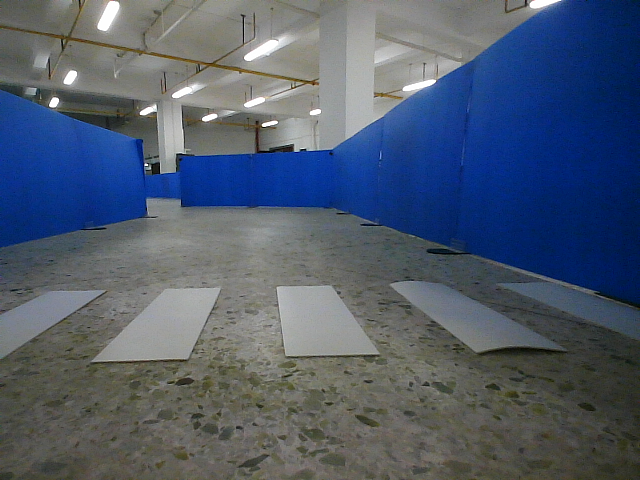
#> input picture image/1.png, 640 x 480 px, found by its file name
$ python draft.py
#> lines starting #> are read from the running program, lines starting #| are printed output that depends on the picture; after the words box and inside, x2 and y2 are one past the last pixel; in counts of white or black regions, pixels touching at a corner belong together
import cv2
import numpy as np
import matplotlib.pyplot as plt

def show_image(title, image):
    plt.figure(figsize=(10, 5))
    plt.title(title)
    plt.imshow(image, cmap='gray')
    plt.axis('off')
    plt.show()

def zebra_crossing_detection(image_path, line_threshold=10):
    # 1. 读取图像
#> called with image_path = 'image\\1.png', line_threshold = 10
    image = cv2.imread(image_path)
#> image is the input picture: shape (480, 640, 3); mean B, G, R 108.8, 91, 79.4
    show_image('Original Image', cv2.cvtColor(image, cv2.COLOR_BGR2RGB))

    # 2. 裁剪去除图像上半部分30%
    height = image.shape[0]
#> height = 480
    cropped_image = image[int(0.3 * height):, :]
    show_image('Cropped Image', cv2.cvtColor(cropped_image, cv2.COLOR_BGR2RGB))

    # 3. 灰度化
    gray = cv2.cvtColor(cropped_image, cv2.COLOR_BGR2GRAY)
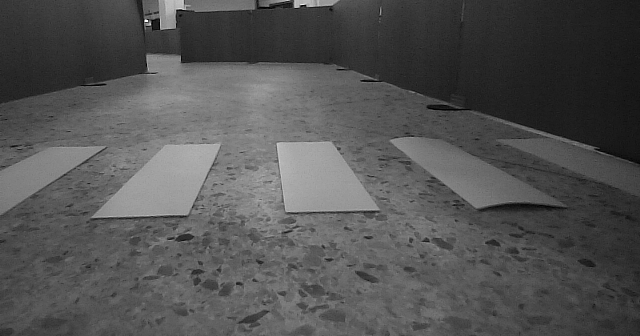
#> gray: shape (336, 640); min 0, max 255, mean 82.9
    show_image('Gray Image', gray)

    # 4. 平滑滤波
    blurred = cv2.medianBlur(gray, 5)
    show_image('Median Blurred Image', blurred)

    # 5. 高斯模糊
    gaussian_blurred = cv2.GaussianBlur(blurred, (5, 5), 0)
    show_image('Gaussian Blurred Image', gaussian_blurred)

    # 6. Canny 边缘检测
    edges = cv2.Canny(gaussian_blurred, 50, 150)
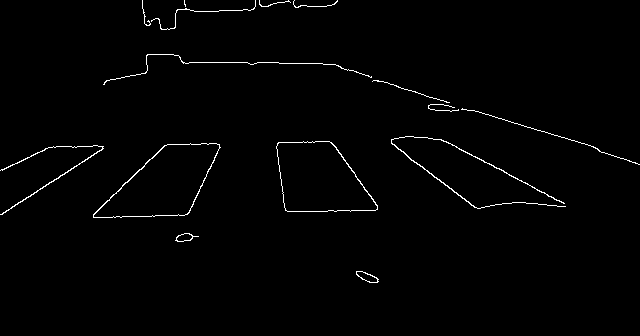
#> edges: shape (336, 640); 1.2% white in thin lines or dots, all inside (x1, y1, x2, y2) = (0, 0, 640, 283)
    show_image('Canny Edges', edges)

    # 7. 形态学操作，侵蚀和膨胀
    kernel = np.ones((5, 5), np.uint8)
    closed_edges = cv2.morphologyEx(edges, cv2.MORPH_CLOSE, kernel)
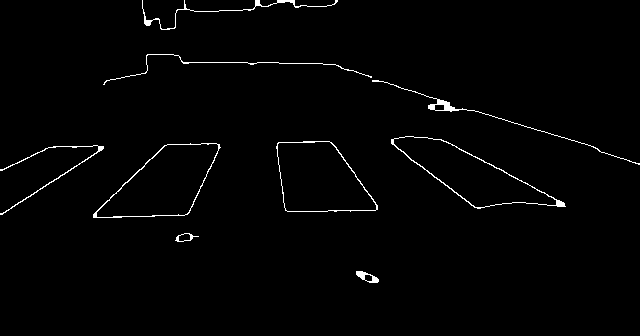
#> closed_edges: shape (336, 640); 1.4% white in thin lines or dots, all inside (x1, y1, x2, y2) = (0, 0, 640, 283)
    show_image('Morphologically Closed Edges', closed_edges)

    # 8. 提取闭合轮廓区域作为 ROI，创造 mask 去除以外的其他区域
    contours, _ = cv2.findContours(closed_edges, cv2.RETR_EXTERNAL, cv2.CHAIN_APPROX_SIMPLE)
#> contours = 9 contours; largest, box (x1, y1, x2, y2) and area: (93, 143, 221, 218) 5464, (276, 141, 378, 212) 5225, (391, 136, 566, 209) 5049, (372, 80, 640, 165) 204, (356, 271, 379, 283) 138
    mask = np.zeros_like(closed_edges)
    cv2.drawContours(mask, contours, -1, (255), thickness=cv2.FILLED)
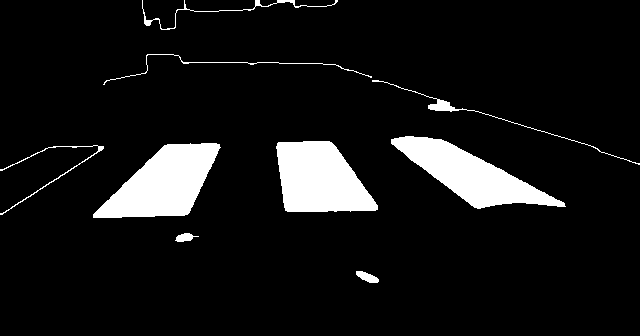
#> mask: shape (336, 640); 8.4% white; 9 white regions, largest, box (x1, y1, x2, y2) and area: (93, 143, 221, 218) 5613, (276, 141, 378, 212) 5366, (391, 136, 566, 209) 5227
    show_image('Mask with Contours', mask)

    roi = cv2.bitwise_and(cropped_image, cropped_image, mask=mask)
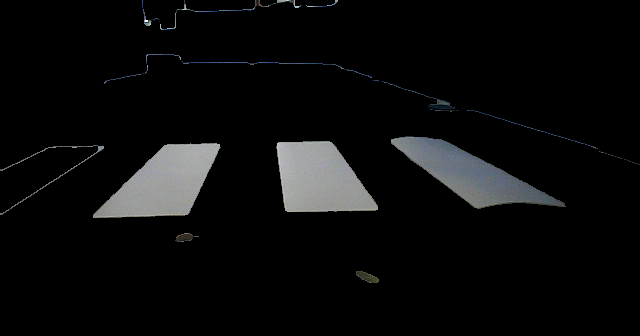
#> roi: shape (336, 640, 3); mean B, G, R 11.7, 11.5, 11.2
    show_image('ROI Image', cv2.cvtColor(roi, cv2.COLOR_BGR2RGB))

    # 9. 对 ROI 进行 Canny 边缘检测
    roi_gray = cv2.cvtColor(roi, cv2.COLOR_BGR2GRAY)
    roi_edges = cv2.Canny(roi_gray, 50, 150)
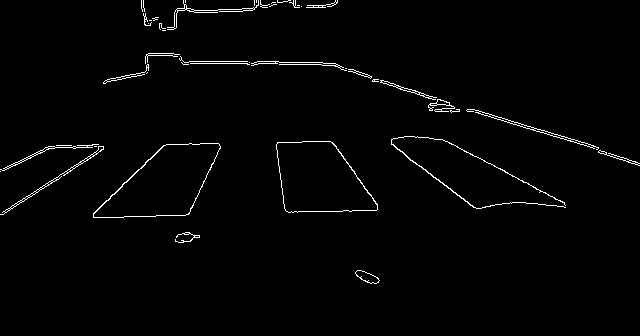
#> roi_edges: shape (336, 640); 1.6% white in thin lines or dots, all inside (x1, y1, x2, y2) = (0, 0, 640, 284)
    show_image('ROI Canny Edges', roi_edges)

    # 10. Hough 变化检测直线
    lines = cv2.HoughLinesP(roi_edges, 1, np.pi / 180, threshold=50, minLineLength=50, maxLineGap=10)
#> lines = 21 rows, first 6: [318, 62, 381, 81], [372, 80, 437, 100], [533, 129, 639, 163], [93, 213, 163, 145], [3, 214, 103, 149], [2, 212, 103, 146]

    # 11. 画出检测到的直线
    line_image = np.copy(cropped_image)
    if lines is not None:
        for line in lines:
            for x1, y1, x2, y2 in line:
                cv2.line(line_image, (x1, y1), (x2, y2), (0, 255, 0), 2)
#> this loop made 21 passes
#> line on passes 1 to 12: [[318, 62, 381, 81]], [[372, 80, 437, 100]], [[533, 129, 639, 163]], [[93, 213, 163, 145]], [[3, 214, 103, 149]], [[2, 212, 103, 146]], [[166, 144, 218, 143]], [[397, 149, 474, 207]], [[453, 144, 564, 203]], [[469, 109, 540, 132]], [[181, 62, 257, 64]], [[332, 63, 449, 103]]
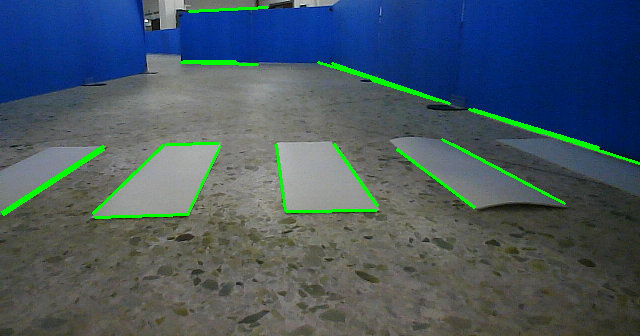
#> line_image: shape (336, 640, 3); mean B, G, R 98.7, 88.1, 71.1
    show_image('Detected Lines', cv2.cvtColor(line_image, cv2.COLOR_BGR2RGB))

    # 12. 判断是否检测到斑马线
    detected = lines is not None and len(lines) > line_threshold
#> detected = True

    return detected

# 调用函数进行测试
image_path = 'image\\1.png'
detected = zebra_crossing_detection(image_path)
#> detected = True
print("Zebra Crossing Detected: ", detected)
#| Zebra Crossing Detected:  True

$ run again, with image/2.png copied over image/1.png
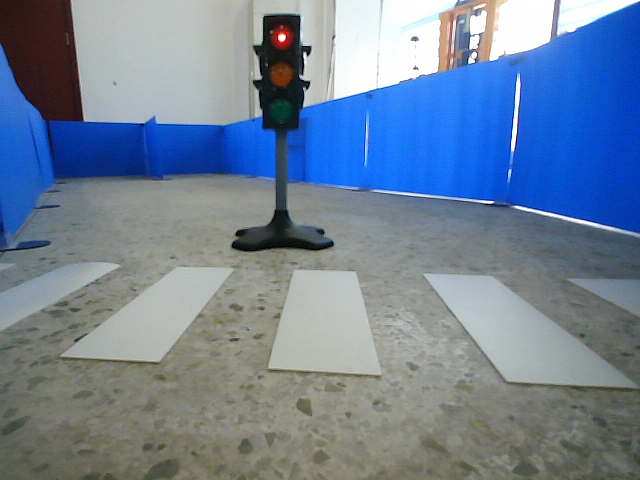
#> input picture image/2.png, 640 x 480 px, found by its file name
#> in zebra_crossing_detection, image is the input picture: shape (480, 640, 3); mean B, G, R 152.4, 130.1, 112
#> in zebra_crossing_detection, `edges = cv2.Canny(gaussian_blurred, 50, 150)`:
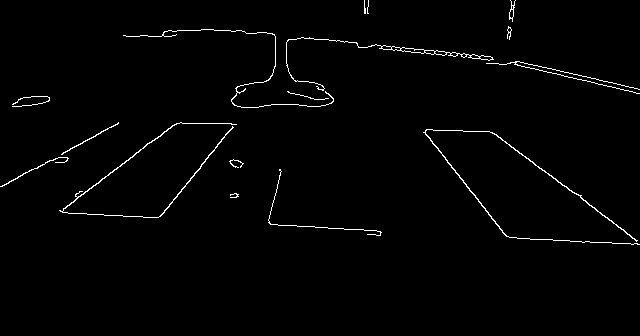
#> edges: shape (336, 640); 1.4% white in thin lines or dots, all inside (x1, y1, x2, y2) = (0, 0, 640, 245)
#> closed_edges: shape (336, 640); 1.9% white; 11 white regions
#> contours = 11 contours; largest, box (x1, y1, x2, y2) and area: (423, 129, 640, 245) 10830, (59, 122, 237, 218) 7696, (123, 29, 640, 108) 1176, (12, 96, 50, 107) 246, (0, 122, 119, 187) 130
#> mask: shape (336, 640); 10.3% white; 11 white regions, largest, box (x1, y1, x2, y2) and area: (423, 129, 640, 245) 11062, (59, 122, 237, 218) 7886, (123, 29, 640, 108) 2003
#> lines = 22 rows, first 6: [198, 29, 254, 34], [493, 132, 637, 240], [61, 212, 159, 217], [372, 44, 492, 57], [224, 29, 276, 35], [271, 225, 343, 229]
#> the loop in zebra_crossing_detection, `for line in lines:` made 22 passes
#> after the loop in zebra_crossing_detection, `for line in lines:`:
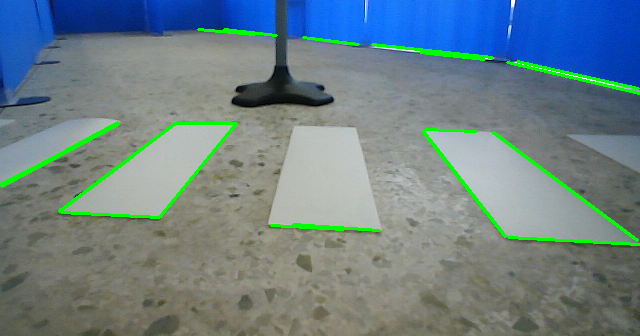
#> line_image: shape (336, 640, 3); mean B, G, R 134.6, 129.1, 108.5
#> in zebra_crossing_detection, `detected = lines is not None and len(lines) > line_threshold`: detected = True
#| Zebra Crossing Detected:  True

$ run again, with image/3.png copied over image/1.png
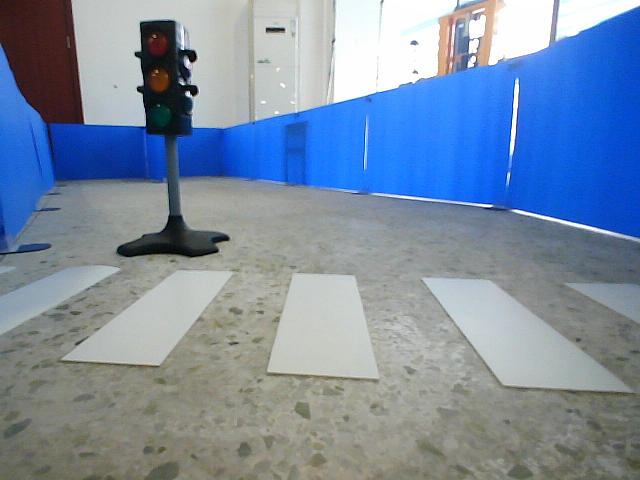
#> input picture image/3.png, 640 x 480 px, found by its file name
#> in zebra_crossing_detection, image is the input picture: shape (480, 640, 3); mean B, G, R 163.8, 140.8, 122.6
#> in zebra_crossing_detection, `edges = cv2.Canny(gaussian_blurred, 50, 150)`:
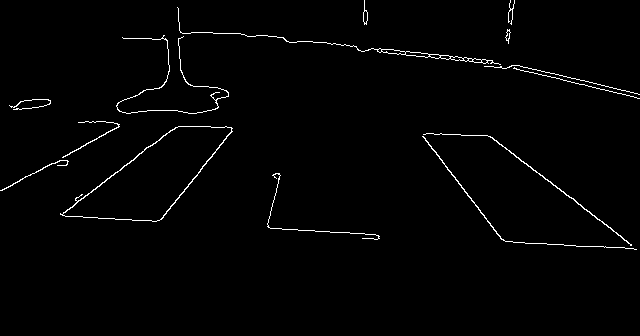
#> edges: shape (336, 640); 1.4% white in thin lines or dots, all inside (x1, y1, x2, y2) = (0, 0, 640, 250)
#> closed_edges: shape (336, 640); 1.9% white; 9 white regions
#> contours = 9 contours; largest, box (x1, y1, x2, y2) and area: (422, 133, 637, 250) 10691, (60, 126, 233, 222) 7662, (116, 7, 640, 114) 1171, (9, 99, 51, 110) 251, (0, 121, 120, 191) 157
#> mask: shape (336, 640); 10.2% white; 9 white regions, largest, box (x1, y1, x2, y2) and area: (422, 133, 637, 250) 10920, (60, 126, 233, 222) 7848, (116, 7, 640, 114) 2010
#> roi_edges: shape (336, 640); 1.8% white in thin lines or dots, all inside (x1, y1, x2, y2) = (0, 0, 640, 251)
#> lines = 23 rows, first 6: [512, 242, 636, 249], [298, 40, 425, 57], [372, 48, 492, 60], [293, 228, 374, 233], [160, 220, 232, 131], [488, 135, 627, 240]
#> the loop in zebra_crossing_detection, `for line in lines:` made 23 passes
#> after the loop in zebra_crossing_detection, `for line in lines:`:
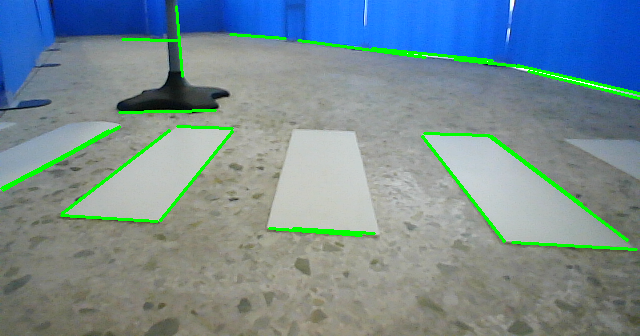
#> line_image: shape (336, 640, 3); mean B, G, R 147, 140.3, 118.1
#> in zebra_crossing_detection, `detected = lines is not None and len(lines) > line_threshold`: detected = True
#| Zebra Crossing Detected:  True
